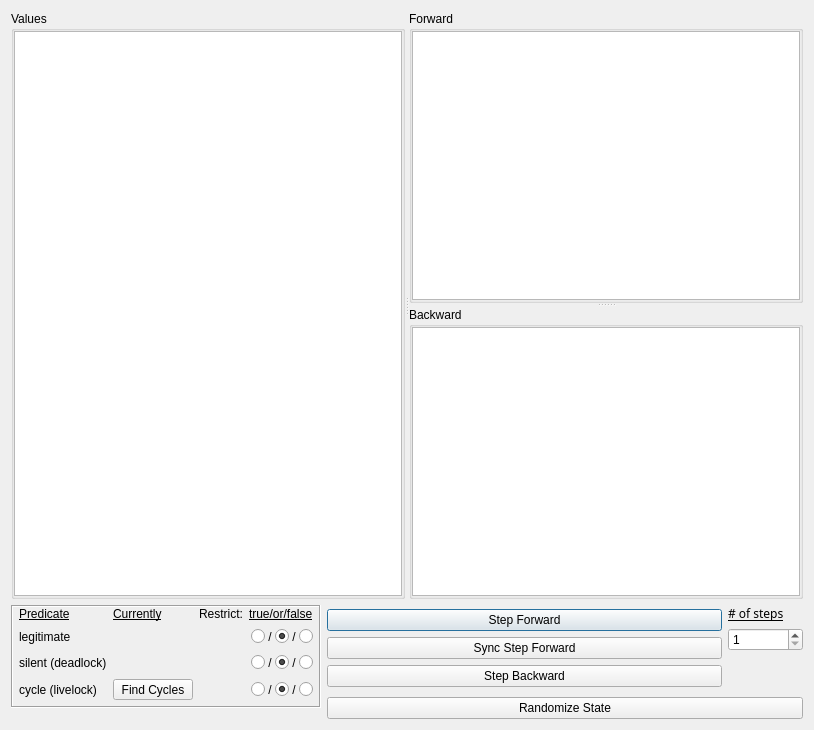
<?xml version="1.0" encoding="UTF-8"?>
<ui version="4.0">
 <class>ExploreW</class>
 <widget class="QDialog" name="ExploreW">
  <property name="windowModality">
   <enum>Qt::ApplicationModal</enum>
  </property>
  <property name="geometry">
   <rect>
    <x>0</x>
    <y>0</y>
    <width>814</width>
    <height>730</height>
   </rect>
  </property>
  <property name="windowTitle">
   <string>Exploration</string>
  </property>
  <layout class="QVBoxLayout" name="verticalLayout">
   <item>
    <widget class="QWidget" name="lists_widget" native="true">
     <property name="sizePolicy">
      <sizepolicy hsizetype="Expanding" vsizetype="Expanding">
       <horstretch>0</horstretch>
       <verstretch>0</verstretch>
      </sizepolicy>
     </property>
     <layout class="QHBoxLayout" name="horizontalLayout_2">
      <property name="margin">
       <number>0</number>
      </property>
      <item>
       <widget class="QSplitter" name="splitter">
        <property name="sizePolicy">
         <sizepolicy hsizetype="Expanding" vsizetype="Expanding">
          <horstretch>0</horstretch>
          <verstretch>0</verstretch>
         </sizepolicy>
        </property>
        <property name="orientation">
         <enum>Qt::Horizontal</enum>
        </property>
        <widget class="QGroupBox" name="groupBox">
         <property name="title">
          <string>Values</string>
         </property>
         <property name="flat">
          <bool>true</bool>
         </property>
         <layout class="QVBoxLayout" name="verticalLayout_5">
          <property name="margin">
           <number>0</number>
          </property>
          <item>
           <widget class="QListWidget" name="valueList">
            <property name="editTriggers">
             <set>QAbstractItemView::AnyKeyPressed|QAbstractItemView::DoubleClicked|QAbstractItemView::EditKeyPressed|QAbstractItemView::SelectedClicked</set>
            </property>
           </widget>
          </item>
         </layout>
        </widget>
        <widget class="QWidget" name="widget_2" native="true">
         <property name="sizePolicy">
          <sizepolicy hsizetype="Expanding" vsizetype="Expanding">
           <horstretch>0</horstretch>
           <verstretch>0</verstretch>
          </sizepolicy>
         </property>
         <layout class="QVBoxLayout" name="verticalLayout_4">
          <property name="margin">
           <number>0</number>
          </property>
          <item>
           <widget class="QSplitter" name="splitter_2">
            <property name="sizePolicy">
             <sizepolicy hsizetype="Expanding" vsizetype="Expanding">
              <horstretch>0</horstretch>
              <verstretch>0</verstretch>
             </sizepolicy>
            </property>
            <property name="orientation">
             <enum>Qt::Vertical</enum>
            </property>
            <property name="opaqueResize">
             <bool>true</bool>
            </property>
            <widget class="QGroupBox" name="verticalGroupBox">
             <property name="sizePolicy">
              <sizepolicy hsizetype="Expanding" vsizetype="Preferred">
               <horstretch>0</horstretch>
               <verstretch>0</verstretch>
              </sizepolicy>
             </property>
             <property name="title">
              <string>Forward</string>
             </property>
             <property name="flat">
              <bool>true</bool>
             </property>
             <layout class="QVBoxLayout" name="verticalLayout_2">
              <property name="margin">
               <number>0</number>
              </property>
              <item>
               <widget class="QListWidget" name="imgList"/>
              </item>
             </layout>
            </widget>
            <widget class="QGroupBox" name="verticalGroupBox_2">
             <property name="sizePolicy">
              <sizepolicy hsizetype="Expanding" vsizetype="Preferred">
               <horstretch>0</horstretch>
               <verstretch>0</verstretch>
              </sizepolicy>
             </property>
             <property name="title">
              <string>Backward</string>
             </property>
             <property name="flat">
              <bool>true</bool>
             </property>
             <layout class="QVBoxLayout" name="verticalLayout_3">
              <property name="margin">
               <number>0</number>
              </property>
              <item>
               <widget class="QListWidget" name="preList"/>
              </item>
             </layout>
            </widget>
           </widget>
          </item>
         </layout>
        </widget>
       </widget>
      </item>
     </layout>
    </widget>
   </item>
   <item>
    <widget class="QWidget" name="horizontalWidget" native="true">
     <property name="sizePolicy">
      <sizepolicy hsizetype="Preferred" vsizetype="Maximum">
       <horstretch>0</horstretch>
       <verstretch>0</verstretch>
      </sizepolicy>
     </property>
     <layout class="QHBoxLayout" name="horizontalLayout_3">
      <property name="margin">
       <number>0</number>
      </property>
      <item>
       <widget class="QWidget" name="verticalWidget" native="true">
        <property name="sizePolicy">
         <sizepolicy hsizetype="Preferred" vsizetype="Minimum">
          <horstretch>0</horstretch>
          <verstretch>0</verstretch>
         </sizepolicy>
        </property>
        <layout class="QVBoxLayout" name="verticalLayout_16">
         <property name="spacing">
          <number>0</number>
         </property>
         <property name="margin">
          <number>0</number>
         </property>
         <item>
          <widget class="QFrame" name="frame">
           <property name="sizePolicy">
            <sizepolicy hsizetype="Maximum" vsizetype="Fixed">
             <horstretch>0</horstretch>
             <verstretch>0</verstretch>
            </sizepolicy>
           </property>
           <property name="frameShape">
            <enum>QFrame::Box</enum>
           </property>
           <property name="frameShadow">
            <enum>QFrame::Sunken</enum>
           </property>
           <layout class="QGridLayout" name="gridLayout">
            <property name="leftMargin">
             <number>6</number>
            </property>
            <property name="topMargin">
             <number>0</number>
            </property>
            <property name="rightMargin">
             <number>6</number>
            </property>
            <property name="bottomMargin">
             <number>6</number>
            </property>
            <item row="2" column="0">
             <widget class="QLabel" name="invariantLabel">
              <property name="text">
               <string>legitimate</string>
              </property>
             </widget>
            </item>
            <item row="3" column="0">
             <widget class="QLabel" name="silentLabel">
              <property name="text">
               <string>silent (deadlock)</string>
              </property>
             </widget>
            </item>
            <item row="4" column="0">
             <widget class="QLabel" name="cycleLabel">
              <property name="text">
               <string>cycle (livelock)</string>
              </property>
             </widget>
            </item>
            <item row="0" column="0">
             <widget class="QLabel" name="label_3">
              <property name="font">
               <font>
                <underline>true</underline>
               </font>
              </property>
              <property name="text">
               <string>Predicate</string>
              </property>
             </widget>
            </item>
            <item row="0" column="3">
             <widget class="QLabel" name="label_2">
              <property name="font">
               <font>
                <underline>true</underline>
               </font>
              </property>
              <property name="text">
               <string>true/or/false</string>
              </property>
             </widget>
            </item>
            <item row="2" column="1">
             <widget class="QStackedWidget" name="invariantStateLabel">
              <property name="currentIndex">
               <number>1</number>
              </property>
              <widget class="QWidget" name="page">
               <layout class="QVBoxLayout" name="verticalLayout_6">
                <property name="spacing">
                 <number>0</number>
                </property>
                <property name="margin">
                 <number>0</number>
                </property>
                <item>
                 <widget class="QLabel" name="invariantWithinLabel">
                  <property name="palette">
                   <palette>
                    <active>
                     <colorrole role="WindowText">
                      <brush brushstyle="SolidPattern">
                       <color alpha="255">
                        <red>0</red>
                        <green>170</green>
                        <blue>0</blue>
                       </color>
                      </brush>
                     </colorrole>
                    </active>
                    <inactive>
                     <colorrole role="WindowText">
                      <brush brushstyle="SolidPattern">
                       <color alpha="255">
                        <red>0</red>
                        <green>170</green>
                        <blue>0</blue>
                       </color>
                      </brush>
                     </colorrole>
                    </inactive>
                    <disabled>
                     <colorrole role="WindowText">
                      <brush brushstyle="SolidPattern">
                       <color alpha="255">
                        <red>106</red>
                        <green>104</green>
                        <blue>100</blue>
                       </color>
                      </brush>
                     </colorrole>
                    </disabled>
                   </palette>
                  </property>
                  <property name="text">
                   <string>TRUE</string>
                  </property>
                 </widget>
                </item>
               </layout>
              </widget>
              <widget class="QWidget" name="page_3"/>
              <widget class="QWidget" name="page_2">
               <layout class="QVBoxLayout" name="verticalLayout_7">
                <property name="spacing">
                 <number>0</number>
                </property>
                <property name="margin">
                 <number>0</number>
                </property>
                <item>
                 <widget class="QLabel" name="invariantNotInLabel">
                  <property name="palette">
                   <palette>
                    <active>
                     <colorrole role="WindowText">
                      <brush brushstyle="SolidPattern">
                       <color alpha="255">
                        <red>255</red>
                        <green>0</green>
                        <blue>0</blue>
                       </color>
                      </brush>
                     </colorrole>
                    </active>
                    <inactive>
                     <colorrole role="WindowText">
                      <brush brushstyle="SolidPattern">
                       <color alpha="255">
                        <red>255</red>
                        <green>0</green>
                        <blue>0</blue>
                       </color>
                      </brush>
                     </colorrole>
                    </inactive>
                    <disabled>
                     <colorrole role="WindowText">
                      <brush brushstyle="SolidPattern">
                       <color alpha="255">
                        <red>106</red>
                        <green>104</green>
                        <blue>100</blue>
                       </color>
                      </brush>
                     </colorrole>
                    </disabled>
                   </palette>
                  </property>
                  <property name="text">
                   <string>FALSE</string>
                  </property>
                 </widget>
                </item>
               </layout>
              </widget>
             </widget>
            </item>
            <item row="0" column="1">
             <widget class="QLabel" name="label_5">
              <property name="font">
               <font>
                <underline>true</underline>
               </font>
              </property>
              <property name="text">
               <string>Currently</string>
              </property>
             </widget>
            </item>
            <item row="3" column="1">
             <widget class="QStackedWidget" name="silentStateLabel">
              <property name="currentIndex">
               <number>1</number>
              </property>
              <widget class="QWidget" name="page_5">
               <layout class="QVBoxLayout" name="verticalLayout_8">
                <property name="spacing">
                 <number>0</number>
                </property>
                <property name="margin">
                 <number>0</number>
                </property>
                <item>
                 <widget class="QLabel" name="silentWithinLabel">
                  <property name="palette">
                   <palette>
                    <active>
                     <colorrole role="WindowText">
                      <brush brushstyle="SolidPattern">
                       <color alpha="255">
                        <red>0</red>
                        <green>170</green>
                        <blue>0</blue>
                       </color>
                      </brush>
                     </colorrole>
                    </active>
                    <inactive>
                     <colorrole role="WindowText">
                      <brush brushstyle="SolidPattern">
                       <color alpha="255">
                        <red>0</red>
                        <green>170</green>
                        <blue>0</blue>
                       </color>
                      </brush>
                     </colorrole>
                    </inactive>
                    <disabled>
                     <colorrole role="WindowText">
                      <brush brushstyle="SolidPattern">
                       <color alpha="255">
                        <red>106</red>
                        <green>104</green>
                        <blue>100</blue>
                       </color>
                      </brush>
                     </colorrole>
                    </disabled>
                   </palette>
                  </property>
                  <property name="text">
                   <string>TRUE</string>
                  </property>
                 </widget>
                </item>
               </layout>
              </widget>
              <widget class="QWidget" name="page_4"/>
              <widget class="QWidget" name="page_6">
               <layout class="QVBoxLayout" name="verticalLayout_9">
                <property name="spacing">
                 <number>0</number>
                </property>
                <property name="margin">
                 <number>0</number>
                </property>
                <item>
                 <widget class="QLabel" name="silentNotInLabel">
                  <property name="palette">
                   <palette>
                    <active>
                     <colorrole role="WindowText">
                      <brush brushstyle="SolidPattern">
                       <color alpha="255">
                        <red>255</red>
                        <green>0</green>
                        <blue>0</blue>
                       </color>
                      </brush>
                     </colorrole>
                    </active>
                    <inactive>
                     <colorrole role="WindowText">
                      <brush brushstyle="SolidPattern">
                       <color alpha="255">
                        <red>255</red>
                        <green>0</green>
                        <blue>0</blue>
                       </color>
                      </brush>
                     </colorrole>
                    </inactive>
                    <disabled>
                     <colorrole role="WindowText">
                      <brush brushstyle="SolidPattern">
                       <color alpha="255">
                        <red>106</red>
                        <green>104</green>
                        <blue>100</blue>
                       </color>
                      </brush>
                     </colorrole>
                    </disabled>
                   </palette>
                  </property>
                  <property name="text">
                   <string>FALSE</string>
                  </property>
                 </widget>
                </item>
               </layout>
              </widget>
             </widget>
            </item>
            <item row="4" column="1">
             <widget class="QStackedWidget" name="cycleStateLabel">
              <property name="currentIndex">
               <number>3</number>
              </property>
              <widget class="QWidget" name="page_8">
               <layout class="QVBoxLayout" name="verticalLayout_10">
                <property name="spacing">
                 <number>0</number>
                </property>
                <property name="margin">
                 <number>0</number>
                </property>
                <item>
                 <widget class="QLabel" name="cycleWithinLabel">
                  <property name="palette">
                   <palette>
                    <active>
                     <colorrole role="WindowText">
                      <brush brushstyle="SolidPattern">
                       <color alpha="255">
                        <red>0</red>
                        <green>170</green>
                        <blue>0</blue>
                       </color>
                      </brush>
                     </colorrole>
                    </active>
                    <inactive>
                     <colorrole role="WindowText">
                      <brush brushstyle="SolidPattern">
                       <color alpha="255">
                        <red>0</red>
                        <green>170</green>
                        <blue>0</blue>
                       </color>
                      </brush>
                     </colorrole>
                    </inactive>
                    <disabled>
                     <colorrole role="WindowText">
                      <brush brushstyle="SolidPattern">
                       <color alpha="255">
                        <red>106</red>
                        <green>104</green>
                        <blue>100</blue>
                       </color>
                      </brush>
                     </colorrole>
                    </disabled>
                   </palette>
                  </property>
                  <property name="text">
                   <string>TRUE</string>
                  </property>
                 </widget>
                </item>
               </layout>
              </widget>
              <widget class="QWidget" name="page_7"/>
              <widget class="QWidget" name="page_9">
               <layout class="QVBoxLayout" name="verticalLayout_11">
                <property name="spacing">
                 <number>0</number>
                </property>
                <property name="margin">
                 <number>0</number>
                </property>
                <item>
                 <widget class="QLabel" name="cycleNotInLabel">
                  <property name="palette">
                   <palette>
                    <active>
                     <colorrole role="WindowText">
                      <brush brushstyle="SolidPattern">
                       <color alpha="255">
                        <red>255</red>
                        <green>0</green>
                        <blue>0</blue>
                       </color>
                      </brush>
                     </colorrole>
                    </active>
                    <inactive>
                     <colorrole role="WindowText">
                      <brush brushstyle="SolidPattern">
                       <color alpha="255">
                        <red>255</red>
                        <green>0</green>
                        <blue>0</blue>
                       </color>
                      </brush>
                     </colorrole>
                    </inactive>
                    <disabled>
                     <colorrole role="WindowText">
                      <brush brushstyle="SolidPattern">
                       <color alpha="255">
                        <red>106</red>
                        <green>104</green>
                        <blue>100</blue>
                       </color>
                      </brush>
                     </colorrole>
                    </disabled>
                   </palette>
                  </property>
                  <property name="text">
                   <string>FALSE</string>
                  </property>
                 </widget>
                </item>
               </layout>
              </widget>
              <widget class="QWidget" name="page_10">
               <layout class="QVBoxLayout" name="verticalLayout_12">
                <property name="spacing">
                 <number>0</number>
                </property>
                <property name="margin">
                 <number>0</number>
                </property>
                <item>
                 <widget class="QPushButton" name="cycleFindButton">
                  <property name="sizePolicy">
                   <sizepolicy hsizetype="Minimum" vsizetype="Fixed">
                    <horstretch>0</horstretch>
                    <verstretch>0</verstretch>
                   </sizepolicy>
                  </property>
                  <property name="maximumSize">
                   <size>
                    <width>16777215</width>
                    <height>21</height>
                   </size>
                  </property>
                  <property name="text">
                   <string>Find Cycles</string>
                  </property>
                  <property name="autoDefault">
                   <bool>false</bool>
                  </property>
                 </widget>
                </item>
               </layout>
              </widget>
             </widget>
            </item>
            <item row="4" column="3">
             <widget class="QWidget" name="cycleInfluenceLayout" native="true">
              <layout class="QHBoxLayout" name="horizontalLayout_5">
               <property name="spacing">
                <number>0</number>
               </property>
               <property name="margin">
                <number>0</number>
               </property>
               <item>
                <spacer name="horizontalSpacer_3">
                 <property name="orientation">
                  <enum>Qt::Horizontal</enum>
                 </property>
                 <property name="sizeHint" stdset="0">
                  <size>
                   <width>0</width>
                   <height>20</height>
                  </size>
                 </property>
                </spacer>
               </item>
               <item>
                <widget class="QRadioButton" name="cycleTrueBtn">
                 <property name="maximumSize">
                  <size>
                   <width>18</width>
                   <height>16777215</height>
                  </size>
                 </property>
                 <property name="text">
                  <string/>
                 </property>
                 <attribute name="buttonGroup">
                  <string>cycleInfluenceGroup</string>
                 </attribute>
                </widget>
               </item>
               <item>
                <widget class="QLabel" name="label_6">
                 <property name="text">
                  <string> / </string>
                 </property>
                </widget>
               </item>
               <item>
                <widget class="QRadioButton" name="cycleDisplayBtn">
                 <property name="maximumSize">
                  <size>
                   <width>18</width>
                   <height>16777215</height>
                  </size>
                 </property>
                 <property name="text">
                  <string/>
                 </property>
                 <property name="checked">
                  <bool>true</bool>
                 </property>
                 <attribute name="buttonGroup">
                  <string>cycleInfluenceGroup</string>
                 </attribute>
                </widget>
               </item>
               <item>
                <widget class="QLabel" name="label_7">
                 <property name="text">
                  <string> / </string>
                 </property>
                </widget>
               </item>
               <item>
                <widget class="QRadioButton" name="cycleFalseBtn">
                 <property name="maximumSize">
                  <size>
                   <width>18</width>
                   <height>16777215</height>
                  </size>
                 </property>
                 <property name="text">
                  <string/>
                 </property>
                 <attribute name="buttonGroup">
                  <string>cycleInfluenceGroup</string>
                 </attribute>
                </widget>
               </item>
              </layout>
             </widget>
            </item>
            <item row="3" column="3">
             <widget class="QWidget" name="silentInfluenceLayout" native="true">
              <layout class="QHBoxLayout" name="horizontalLayout_6">
               <property name="spacing">
                <number>0</number>
               </property>
               <property name="margin">
                <number>0</number>
               </property>
               <item>
                <spacer name="horizontalSpacer_2">
                 <property name="orientation">
                  <enum>Qt::Horizontal</enum>
                 </property>
                 <property name="sizeHint" stdset="0">
                  <size>
                   <width>0</width>
                   <height>20</height>
                  </size>
                 </property>
                </spacer>
               </item>
               <item>
                <widget class="QRadioButton" name="silentTrueBtn">
                 <property name="maximumSize">
                  <size>
                   <width>18</width>
                   <height>16777215</height>
                  </size>
                 </property>
                 <property name="text">
                  <string/>
                 </property>
                 <attribute name="buttonGroup">
                  <string>silentInfluenceGroup</string>
                 </attribute>
                </widget>
               </item>
               <item>
                <widget class="QLabel" name="label_8">
                 <property name="text">
                  <string> / </string>
                 </property>
                </widget>
               </item>
               <item>
                <widget class="QRadioButton" name="silentDisplayBtn">
                 <property name="maximumSize">
                  <size>
                   <width>18</width>
                   <height>16777215</height>
                  </size>
                 </property>
                 <property name="text">
                  <string/>
                 </property>
                 <property name="checked">
                  <bool>true</bool>
                 </property>
                 <attribute name="buttonGroup">
                  <string>silentInfluenceGroup</string>
                 </attribute>
                </widget>
               </item>
               <item>
                <widget class="QLabel" name="label_9">
                 <property name="text">
                  <string> / </string>
                 </property>
                </widget>
               </item>
               <item>
                <widget class="QRadioButton" name="silentFalseBtn">
                 <property name="maximumSize">
                  <size>
                   <width>18</width>
                   <height>16777215</height>
                  </size>
                 </property>
                 <property name="text">
                  <string/>
                 </property>
                 <attribute name="buttonGroup">
                  <string>silentInfluenceGroup</string>
                 </attribute>
                </widget>
               </item>
              </layout>
             </widget>
            </item>
            <item row="0" column="2">
             <widget class="QLabel" name="label">
              <property name="text">
               <string>Restrict:</string>
              </property>
             </widget>
            </item>
            <item row="2" column="3">
             <widget class="QWidget" name="invariantInfluenceLayout" native="true">
              <layout class="QHBoxLayout" name="horizontalLayout_4">
               <property name="spacing">
                <number>0</number>
               </property>
               <property name="margin">
                <number>0</number>
               </property>
               <item>
                <spacer name="horizontalSpacer">
                 <property name="orientation">
                  <enum>Qt::Horizontal</enum>
                 </property>
                 <property name="sizeHint" stdset="0">
                  <size>
                   <width>0</width>
                   <height>20</height>
                  </size>
                 </property>
                </spacer>
               </item>
               <item>
                <widget class="QRadioButton" name="invariantTrueBtn">
                 <property name="maximumSize">
                  <size>
                   <width>18</width>
                   <height>16777215</height>
                  </size>
                 </property>
                 <property name="text">
                  <string/>
                 </property>
                 <attribute name="buttonGroup">
                  <string>invariantInfluenceGroup</string>
                 </attribute>
                </widget>
               </item>
               <item>
                <widget class="QLabel" name="label_4">
                 <property name="text">
                  <string> / </string>
                 </property>
                </widget>
               </item>
               <item>
                <widget class="QRadioButton" name="invariantDisplayBtn">
                 <property name="maximumSize">
                  <size>
                   <width>18</width>
                   <height>16777215</height>
                  </size>
                 </property>
                 <property name="text">
                  <string/>
                 </property>
                 <property name="checked">
                  <bool>true</bool>
                 </property>
                 <attribute name="buttonGroup">
                  <string>invariantInfluenceGroup</string>
                 </attribute>
                </widget>
               </item>
               <item>
                <widget class="QLabel" name="label_10">
                 <property name="text">
                  <string> / </string>
                 </property>
                </widget>
               </item>
               <item>
                <widget class="QRadioButton" name="invariantFalseBtn">
                 <property name="maximumSize">
                  <size>
                   <width>18</width>
                   <height>16777215</height>
                  </size>
                 </property>
                 <property name="text">
                  <string/>
                 </property>
                 <attribute name="buttonGroup">
                  <string>invariantInfluenceGroup</string>
                 </attribute>
                </widget>
               </item>
              </layout>
             </widget>
            </item>
           </layout>
          </widget>
         </item>
         <item>
          <spacer name="verticalSpacer_2">
           <property name="orientation">
            <enum>Qt::Vertical</enum>
           </property>
           <property name="sizeType">
            <enum>QSizePolicy::Expanding</enum>
           </property>
           <property name="sizeHint" stdset="0">
            <size>
             <width>20</width>
             <height>0</height>
            </size>
           </property>
          </spacer>
         </item>
        </layout>
       </widget>
      </item>
      <item>
       <widget class="QWidget" name="verticalWidget_2" native="true">
        <property name="sizePolicy">
         <sizepolicy hsizetype="Preferred" vsizetype="Maximum">
          <horstretch>0</horstretch>
          <verstretch>0</verstretch>
         </sizepolicy>
        </property>
        <layout class="QVBoxLayout" name="verticalLayout_13">
         <property name="margin">
          <number>0</number>
         </property>
         <item>
          <widget class="QWidget" name="horizontalWidget_2" native="true">
           <property name="sizePolicy">
            <sizepolicy hsizetype="MinimumExpanding" vsizetype="Maximum">
             <horstretch>0</horstretch>
             <verstretch>0</verstretch>
            </sizepolicy>
           </property>
           <layout class="QHBoxLayout" name="horizontalLayout">
            <property name="margin">
             <number>0</number>
            </property>
            <item>
             <widget class="QWidget" name="verticalWidget_3" native="true">
              <property name="sizePolicy">
               <sizepolicy hsizetype="MinimumExpanding" vsizetype="Maximum">
                <horstretch>0</horstretch>
                <verstretch>0</verstretch>
               </sizepolicy>
              </property>
              <layout class="QVBoxLayout" name="verticalLayout_14">
               <property name="margin">
                <number>0</number>
               </property>
               <item>
                <widget class="QPushButton" name="stepImgButton">
                 <property name="sizePolicy">
                  <sizepolicy hsizetype="Minimum" vsizetype="Fixed">
                   <horstretch>0</horstretch>
                   <verstretch>0</verstretch>
                  </sizepolicy>
                 </property>
                 <property name="text">
                  <string>Step Forward</string>
                 </property>
                </widget>
               </item>
               <item>
                <widget class="QPushButton" name="syncStepImgButton">
                 <property name="text">
                  <string>Sync Step Forward</string>
                 </property>
                </widget>
               </item>
               <item>
                <widget class="QPushButton" name="stepPreButton">
                 <property name="text">
                  <string>Step Backward</string>
                 </property>
                </widget>
               </item>
              </layout>
             </widget>
            </item>
            <item>
             <widget class="QWidget" name="verticalWidget_4" native="true">
              <property name="sizePolicy">
               <sizepolicy hsizetype="Maximum" vsizetype="Maximum">
                <horstretch>0</horstretch>
                <verstretch>0</verstretch>
               </sizepolicy>
              </property>
              <layout class="QVBoxLayout" name="verticalLayout_15">
               <property name="margin">
                <number>0</number>
               </property>
               <item>
                <widget class="QLabel" name="label_11">
                 <property name="font">
                  <font>
                   <family>Abyssinica SIL</family>
                   <underline>true</underline>
                  </font>
                 </property>
                 <property name="text">
                  <string># of steps</string>
                 </property>
                </widget>
               </item>
               <item>
                <widget class="QSpinBox" name="nstepsSpinBox">
                 <property name="minimumSize">
                  <size>
                   <width>75</width>
                   <height>0</height>
                  </size>
                 </property>
                 <property name="minimum">
                  <number>1</number>
                 </property>
                 <property name="maximum">
                  <number>10000</number>
                 </property>
                </widget>
               </item>
               <item>
                <spacer name="verticalSpacer">
                 <property name="orientation">
                  <enum>Qt::Vertical</enum>
                 </property>
                 <property name="sizeHint" stdset="0">
                  <size>
                   <width>20</width>
                   <height>40</height>
                  </size>
                 </property>
                </spacer>
               </item>
              </layout>
             </widget>
            </item>
           </layout>
          </widget>
         </item>
         <item>
          <widget class="QPushButton" name="randomizeButton">
           <property name="text">
            <string>Randomize State</string>
           </property>
           <property name="autoDefault">
            <bool>false</bool>
           </property>
          </widget>
         </item>
        </layout>
       </widget>
      </item>
     </layout>
    </widget>
   </item>
  </layout>
 </widget>
 <tabstops>
  <tabstop>valueList</tabstop>
  <tabstop>imgList</tabstop>
  <tabstop>preList</tabstop>
  <tabstop>stepImgButton</tabstop>
  <tabstop>syncStepImgButton</tabstop>
  <tabstop>stepPreButton</tabstop>
  <tabstop>nstepsSpinBox</tabstop>
  <tabstop>randomizeButton</tabstop>
  <tabstop>invariantTrueBtn</tabstop>
  <tabstop>invariantDisplayBtn</tabstop>
  <tabstop>invariantFalseBtn</tabstop>
  <tabstop>silentTrueBtn</tabstop>
  <tabstop>silentDisplayBtn</tabstop>
  <tabstop>silentFalseBtn</tabstop>
  <tabstop>cycleFindButton</tabstop>
  <tabstop>cycleTrueBtn</tabstop>
  <tabstop>cycleDisplayBtn</tabstop>
  <tabstop>cycleFalseBtn</tabstop>
 </tabstops>
 <resources/>
 <connections/>
 <buttongroups>
  <buttongroup name="invariantInfluenceGroup"/>
  <buttongroup name="silentInfluenceGroup"/>
  <buttongroup name="cycleInfluenceGroup"/>
 </buttongroups>
</ui>
